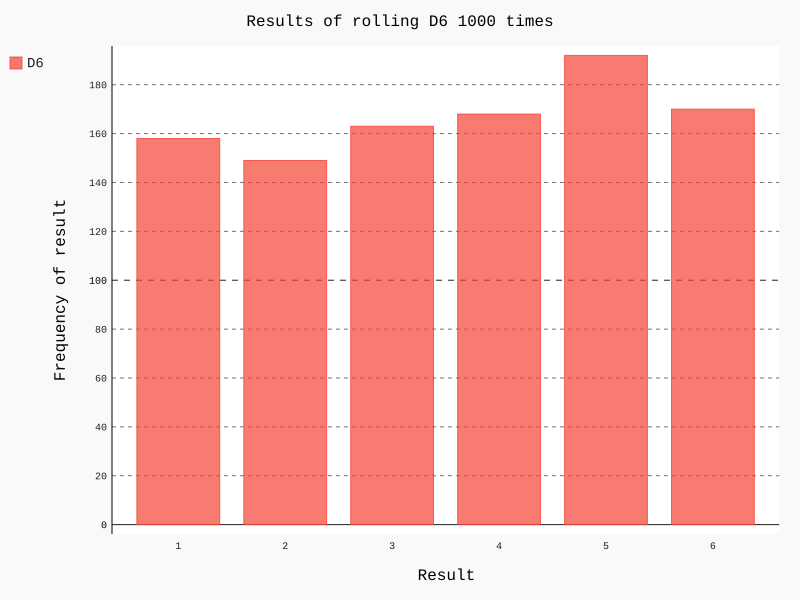

Recreate this plot in Python.
import pygal

from die import Die

die = Die()

results = []
for roll_num in range(1000):
    result = die.roll()
    results.append(result)

frequencies = []
for value in range(1, die.num_sides + 1):
    frequency = results.count(value)
    frequencies.append(frequency)

hist = pygal.Bar()

hist.title = "Results of rolling D6 1000 times"
hist.x_labels = ['1', '2', '3', '4', '5', '6']
hist.x_title = "Result"
hist.y_title = "Frequency of result"

hist.add('D6', frequencies)
hist.render_to_file('die_visual.svg')
